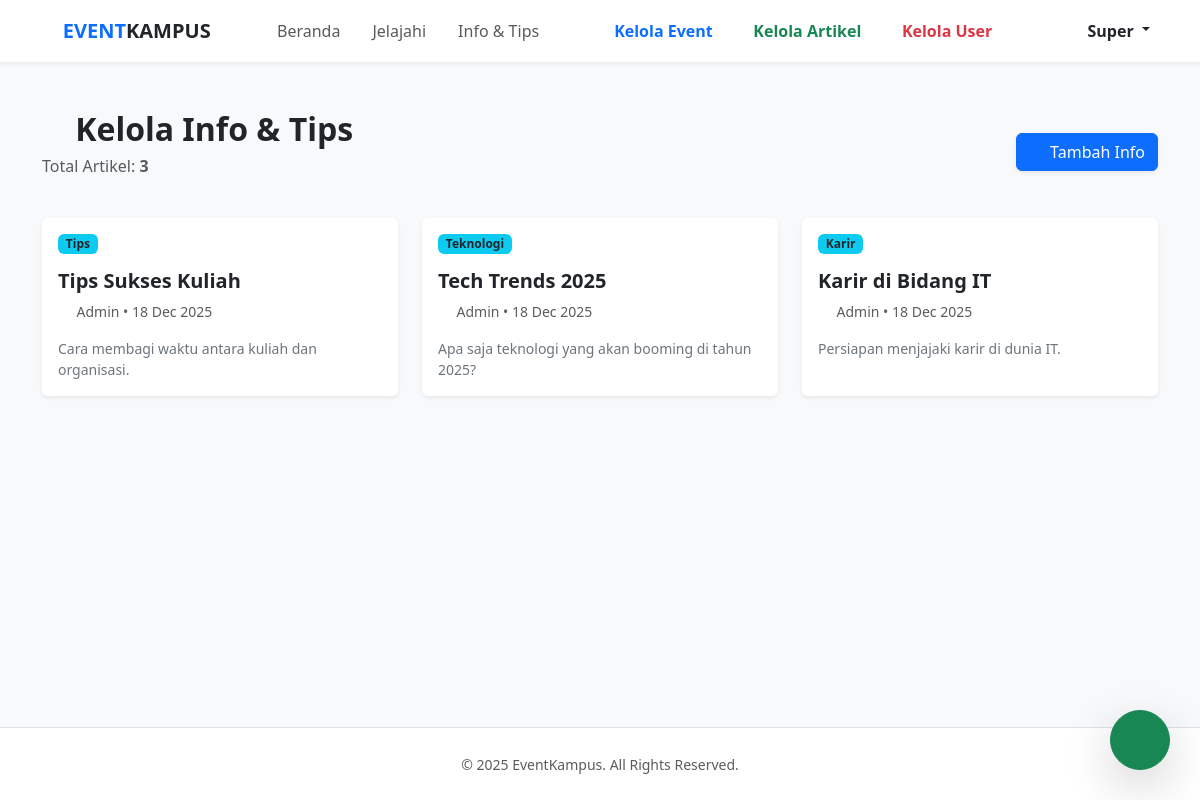
/admin/manage_articles.php (signed in), run on the app's committed database.
### tables this page shows
CREATE TABLE `articles` (
    `id` int NOT NULL,
    `title` varchar(200) NOT NULL,
    `category` varchar(50) DEFAULT NULL,
    `summary` text,
    `content` text,
    `author` varchar(100) DEFAULT 'Admin',
    `created_at` timestamp NULL DEFAULT CURRENT_TIMESTAMP
);

### admin/manage_articles.php (the view, shortened to what this page needs)
<?php
require_once __DIR__ . '/../includes/header.php';
$articles = $conn->query("SELECT * FROM articles ORDER BY created_at DESC");
?>
<div class="container py-5">
    <div class="d-flex justify-content-between align-items-center mb-4">
        <div>
            <h2 class="fw-bold mb-1"><i class="bi bi-newspaper"></i> Kelola Info & Tips</h2>
            <p class="text-muted">Total Artikel: <strong><?= $articles->num_rows ?></strong></p>
        </div>
        <button class="btn btn-primary shadow-sm" data-bs-toggle="modal" data-bs-target="#addModal">
            <i class="bi bi-plus-lg me-1"></i> Tambah Info
        </button>
    </div>
    <div class="row g-4">
        <?php while ($art = $articles->fetch_assoc()): ?>
            <div class="col-md-6 col-lg-4">
                <div class="card h-100 border-0 shadow-sm">
                    <div class="card-body">
                        <div class="d-flex justify-content-between align-items-start mb-2">
                            <span class="badge bg-info text-dark"><?= htmlspecialchars($art['category']) ?></span>
                            <div class="dropdown">
                                <button class="btn btn-link text-muted p-0" type="button" data-bs-toggle="dropdown">
                                    <i class="bi bi-three-dots-vertical"></i>
                                </button>
                            </div>
                        </div>
                        <h5 class="fw-bold mb-2"><?= htmlspecialchars($art['title']) ?></h5>
                        <p class="text-muted small mb-3">
                            <i class="bi bi-person me-1"></i> <?= htmlspecialchars($art['author']) ?> &bull;
                            <?= date('d M Y', strtotime($art['created_at'])) ?>
                        </p>
                        <p class="card-text text-secondary small"><?= mb_strimwidth($art['summary'], 0, 100, "...") ?></p>
                    </div>
                </div>
            </div>
        <?php endwhile; ?>
    </div>
</div>
<?php require_once __DIR__ . '/../includes/footer.php'; ?>

### data on the page
articles: category "Tips", title "Tips Sukses Kuliah", author "Admin", created_at "18 Dec 2025", summary "Cara membagi waktu antara kuliah dan organisasi."
articles: category "Teknologi", title "Tech Trends 2025", author "Admin", created_at "18 Dec 2025", summary "Apa saja teknologi yang akan booming di tahun 2025?"
articles: category "Karir", title "Karir di Bidang IT", author "Admin", created_at "18 Dec 2025", summary "Persiapan menjajaki karir di dunia IT."

### other printed values
explode(' ', $_SESSION['name'])[0] "Super"
$articles->num_rows "3"
